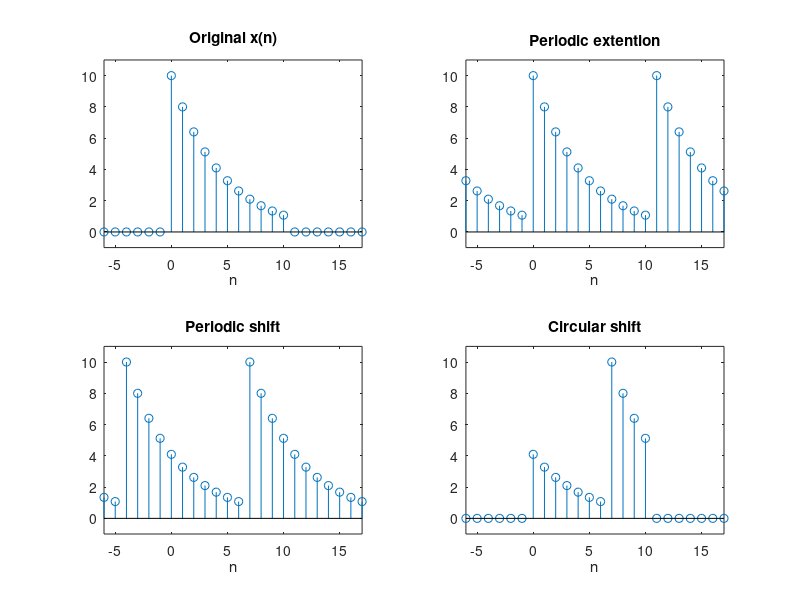
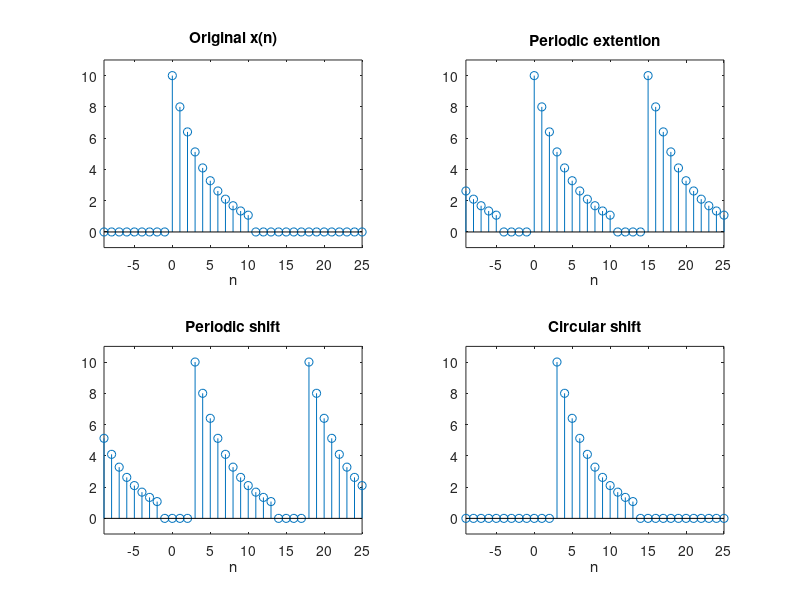

Here is the MATLAB script that generated these plots, in order:
% Chapter 05: Example 05.11: Circular shift graphical display

%

% a) plot x((n+4))11

n = 0:10; x = 10*(0.8) .^ n;

n1 = -11:21; x1 = [zeros(1,11), x, zeros(1,11)];

figure, subplot(2,2,1); stem(n1,x1); title('Original x(n)')

xlabel('n'); axis([-6,17,-1,11])

x2 = [x, x, x];

subplot(2,2,2); stem(n1,x2); title('Periodic extention')

xlabel('n'); axis([-6,17,-1,11])

x3 = [x2(4+1:33), x(1:4)];

subplot(2,2,3); stem(n1,x3); title('Periodic shift')

xlabel('n'); axis([-6,17,-1,11])

x4 = x3 .* [zeros(1,11), ones(1,11), zeros(1,11)];

subplot(2,2,4); stem(n1,x4); title('Circular shift')

xlabel('n'); axis([-6,17,-1,11])

pause;


%

% b) plot x((n-3))15

n = 0:10; x = [10*(0.8) .^ n zeros(1,4)];

n1 = -15:29; x1 = [zeros(1,15), x, zeros(1,15)];

figure, subplot(2,2,1); stem(n1,x1); title('Original x(n)')

xlabel('n'); axis([-9,25,-1,11])

x2 = [x, x, x];

subplot(2,2,2); stem(n1,x2); title('Periodic extention')

xlabel('n'); axis([-9,25,-1,11])

x3 = [x2(43:45),x2(1:42)];

subplot(2,2,3); stem(n1,x3); title('Periodic shift')

xlabel('n'); axis([-9,25,-1,11])

x4 = x3 .* [zeros(1,15), ones(1,15), zeros(1,15)];

subplot(2,2,4); stem(n1,x4); title('Circular shift')

xlabel('n'); axis([-9,25,-1,11])
